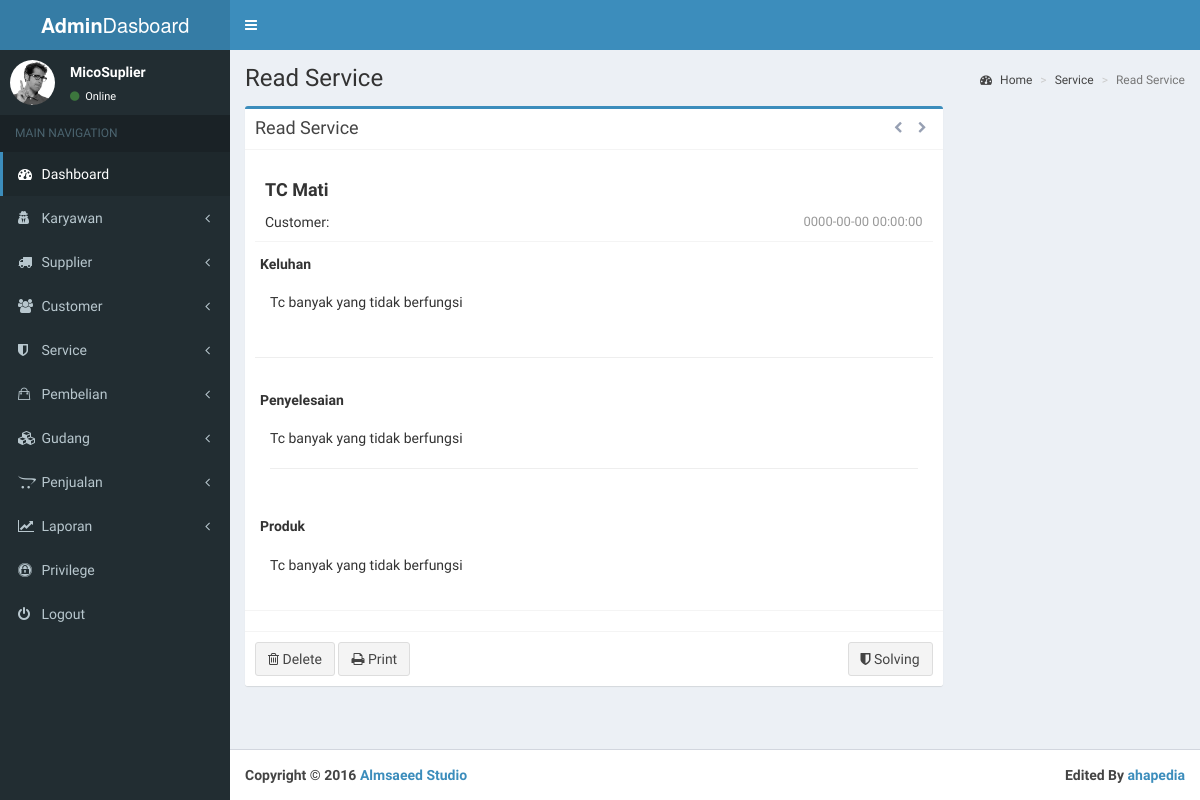
The app's page /service/viewService/3, older data.
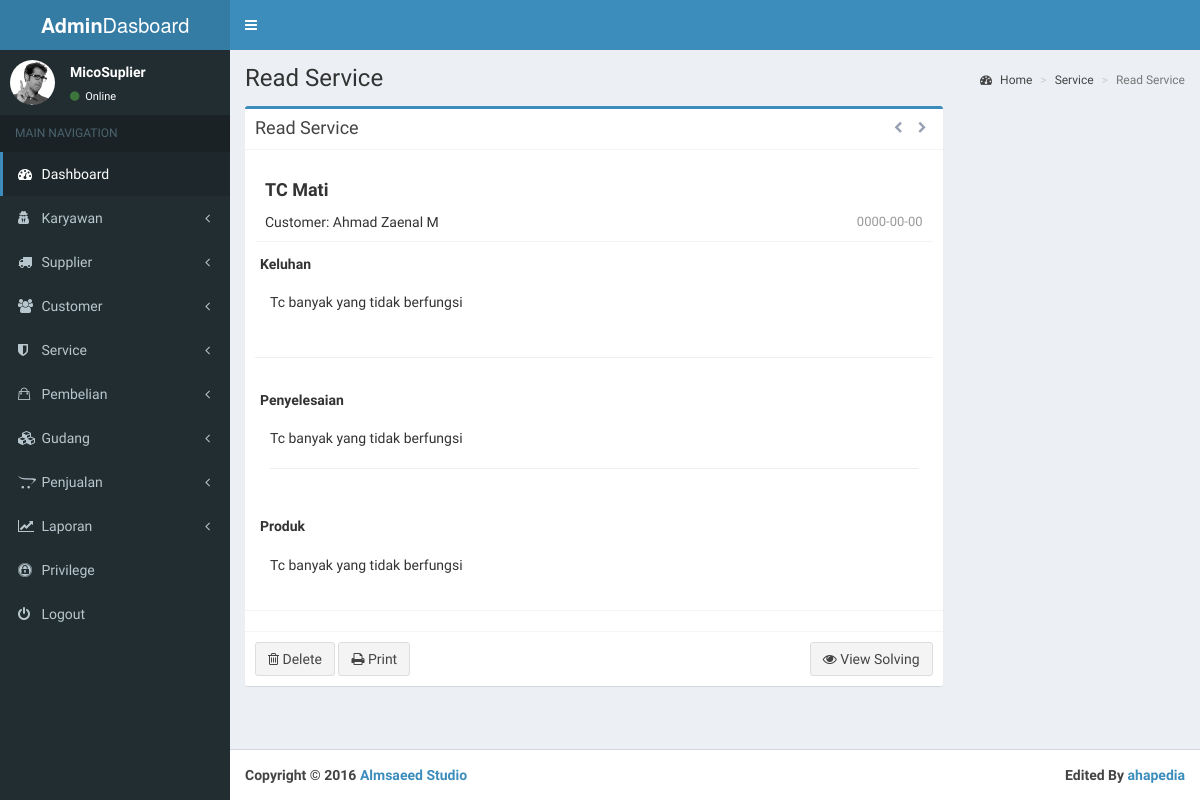
The same page, newer data.
### tables this page shows
CREATE TABLE `service` (
  `id_service` int(11) NOT NULL,
  `id_petugas` varchar(100) NOT NULL,
  `id_customer` varchar(100) NOT NULL,
  `subject` varchar(500) NOT NULL,
  `keluhan` text NOT NULL,
  `tgl_open` date NOT NULL,
  `status` int(11) NOT NULL DEFAULT '1'
);

CREATE TABLE `customer` (
  `id_customer` varchar(100) NOT NULL,
  `id_institut` varchar(100) NOT NULL,
  `nama` varchar(200) NOT NULL,
  `jenkel` varchar(3) NOT NULL,
  `alamat` varchar(500) NOT NULL,
  `hp` varchar(20) NOT NULL,
  `email` varchar(200) NOT NULL,
  `tgl` date NOT NULL,
  `photo_link` varchar(500) NOT NULL DEFAULT 'default/users.png',
  `jabatan` varchar(100) NOT NULL
);

### application/controllers/Service.php (called while the page is built, shortened)
<?php
class Service extends CI_Controller {
	public function viewService($id){
		$this->load->model('mservice');
		$data['isi']=$this->mservice->view_service($id);
		$this->load->view('dasboard/head');
		$this->load->view('dasboard/header');
		$this->load->view('dasboard/sidebar');
		$this->load->view('dasboard/viewService',$data);
		$this->load->view('dasboard/footer');
	}
}
?>

### index.php (called while the page is built, shortened)
<?php
require_once BASEPATH.'core/CodeIgniter.php';

### application/models/Mservice.php (called while the page is built, shortened)
<?php
class Mservice extends CI_Model{
	public function view_service($id){
		$this->db->reconnect();
			$query = $this->db->query("CALL sp_view_perService('$id')");
			if ($query->num_rows() > 0)
			{
			foreach ($query->result() as $row)
			{
					$hasil[] = $row;
			}
			return $hasil;
			}
			else{
				return 0;
			}
	}
}
?>

### application/views/dasboard/viewService.php (the view, shortened to what this page needs)
    <div class="content-wrapper">
      <section class="content-header">
        <h1>
          Read Service
        </h1>
        <ol class="breadcrumb">
          <li><a href="#"><i class="fa fa-dashboard"></i> Home</a></li>
	 <li><a href="#"><i ></i> Service</a></li>
          <li class="active">Read Service</li>
        </ol>
      </section>
      <section class="content">
        <div class="row">
          <div class="col-md-9">
	<?php  	if(!empty($isi)){
					foreach($isi as $baris){  ?>
            <div class="box box-primary">
              <div class="box-header with-border">
                <h3 class="box-title">Read Service</h3>
                <div class="box-tools pull-right">
                  <a href="#" class="btn btn-box-tool" data-toggle="tooltip" title="Previous"><i class="fa fa-chevron-left"></i></a>
                  <a href="#" class="btn btn-box-tool" data-toggle="tooltip" title="Next"><i class="fa fa-chevron-right"></i></a>
                </div>
              </div>
              <div class="box-body ">
                <div class="mailbox-read-info">
                  <h4><strong><?php echo $baris->subject?></strong></h4>
                  <h5>Customer: <?php echo $baris->nama_customer?> <span class="mailbox-read-time pull-right"><?php echo $baris->tgl_open?></span></h5>
                </div>
                <div class="mailbox-controls">
                 <h5><strong>Keluhan</strong></h5>
		    <div class="mailbox-read-message">
                  <p><?php echo $baris->keluhan?></p>
                </div>
                </div>
		  <hr>
		  <div class="mailbox-controls">
                 <h5><strong>Penyelesaian</strong></h5>
		    <div class="mailbox-read-message">
                  <p><?php echo $baris->keluhan?></p>
                  <hr>
                </div>
                </div>
		   <div class="mailbox-controls">
                 <h5><strong>Produk</strong></h5>
		    <div class="mailbox-read-message">
                  <p><?php echo $baris->keluhan?></p>
                </div>
                </div>
              </div>
              <div class="box-footer">
              </div>
              <div class="box-footer">
                <div class="pull-right">
		  <?php if($baris->status<>3) {?>
                  <button onclick="<?php echo base_url(),"admin/addSolving/",$baris->id_service ?>" class="btn btn-default"><i class="fa fa-shield"></i> Solving</button>
		  <?php }else{?>
		  <button data-toggle="modal" data-target="#myModal" class="btn btn-default"><i class="fa fa-eye"></i> View Solving</button>
		  <?php }?>
                </div>
                <button class="btn btn-default"><i class="fa fa-trash-o"></i> Delete</button>
                <button class="btn btn-default"><i class="fa fa-print"></i> Print</button>
              </div>
            </div>
	   <?php }}else{
	echo "data tidak ada";
} ?>
          </div>
        </div>
      </section>
    </div>

Row changes from the older to the newer data that the page shows:
changed service "TC Mati": id_customer.nama (not shown) → "Ahmad Zaenal M"; tgl_open "0000-00-00 00:00:00" → "0000-00-00"; status "Solving" → "View Solving"
